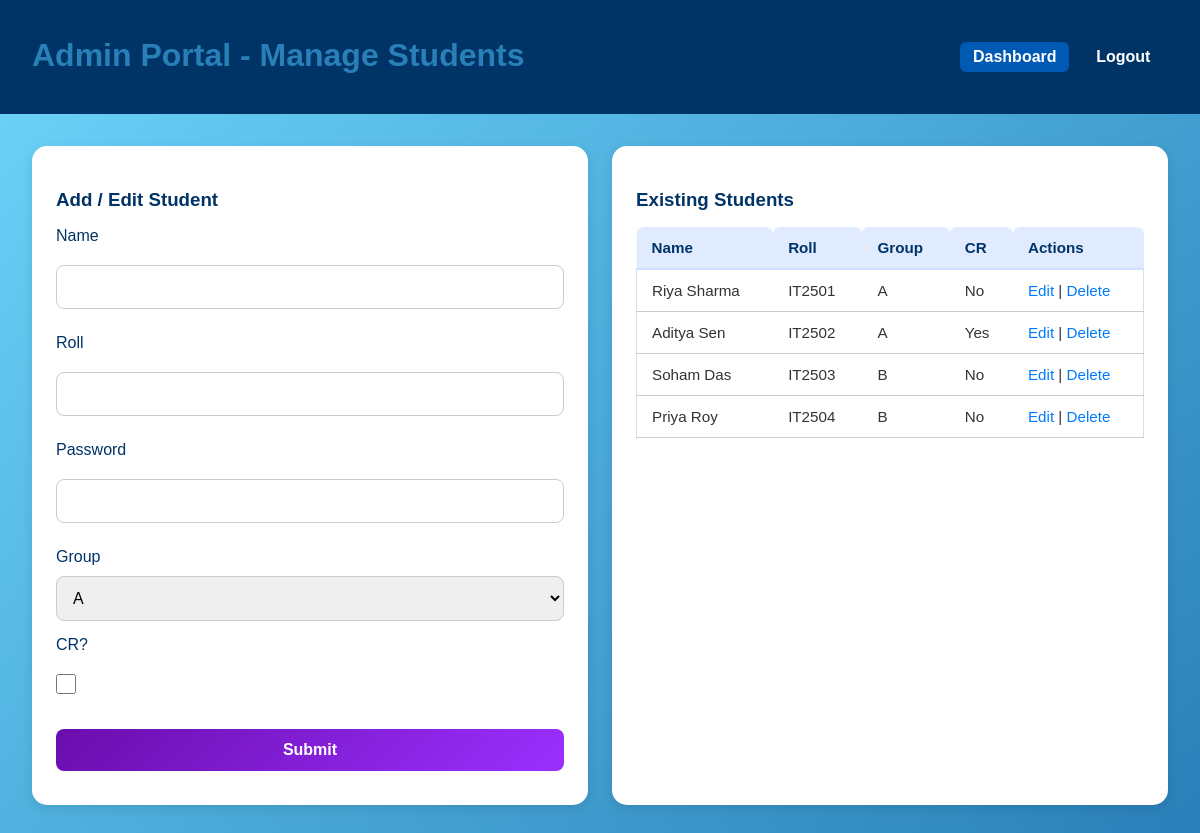
Page /admin/manage_students on the committed database.
### models.py (models this page shows, shortened)
class Student(db.Model):
    id = db.Column(db.Integer, primary_key=True)
    roll = db.Column(db.String(20), unique=True, nullable=False)
    name = db.Column(db.String(100), nullable=False)
    password_hash = db.Column(db.String(128))
    group = db.Column(db.String(10))
    is_cr = db.Column(db.Boolean, default=False)
    attendance_records = db.relationship('AttendanceRecord', back_populates='student', cascade='all, delete-orphan')
    submissions = db.relationship('AssignmentSubmission', back_populates='student', cascade='all, delete-orphan')

### app.py (the view, shortened to what this page needs)
@app.route('/admin/manage_students', methods=['GET', 'POST'])
def manage_students():
    form = StudentForm()
    students = Student.query.all()
    return render_template('manage_students.html', form=form, students=students)

### forms.py
class StudentForm(FlaskForm):
    name = StringField('Name', validators=[DataRequired(), Length(max=50)])
    roll = StringField('Roll', validators=[DataRequired(), Length(max=20)])
    password = PasswordField('Password')  # optional for editing
    group = SelectField('Group', choices=[('A', 'A'), ('B', 'B')], validators=[DataRequired()])
    is_cr = BooleanField('CR?')
    submit = SubmitField('Submit')

### templates/manage_students.html (shortened to what this page needs)
<!DOCTYPE html>
<html lang="en">
<head>
    <link rel="stylesheet" href="{{ url_for('static', filename='css/style.css') }}">
</head>
<body class="admin-login">
<header class="navbar">
    <h1>Admin Portal - Manage Students</h1>
    <nav>
        <a href="{{ url_for('dashboard_admin') }}" class="active">Dashboard</a>
        <a href="{{ url_for('logout') }}">Logout</a>
    </nav>
</header>
<main class="dashboard-container">
    <div class="dashboard-card">
        <h3>Add / Edit Student</h3>
        <form method="POST">
            <div class="input-group">
                <label>{{ form.name.label }}</label>
                {{ form.name(class_='input-field') }}
            </div>
            <div class="input-group">
                <label>{{ form.roll.label }}</label>
                {{ form.roll(class_='input-field') }}
            </div>
            <div class="input-group">
                <label>{{ form.password.label }}</label>
                {{ form.password(class_='input-field') }}
            </div>
            <div class="input-group">
                <label>{{ form.group.label }}</label>
                {{ form.group(class_='input-field') }}
            </div>
            <div class="input-group">
                <label>{{ form.is_cr.label }}</label>
                {{ form.is_cr() }}
            </div>
            <button type="submit" class="login-btn">Submit</button>
        </form>
    </div>
    <div class="dashboard-card">
        <h3>Existing Students</h3>
        <table style="width:100%; border-collapse: collapse;">
            <thead>
                <tr style="background-color:#f0f6ff;">
                    <th>Name</th>
                    <th>Roll</th>
                    <th>Group</th>
                    <th>CR</th>
                    <th>Actions</th>
                </tr>
            </thead>
            <tbody>
                {% for student in students %}
                <tr style="border-bottom:1px solid #ccc;">
                    <td>{{ student.name }}</td>
                    <td>{{ student.roll }}</td>
                    <td>{{ student.group }}</td>
                    <td>{{ "Yes" if student.is_cr else "No" }}</td>
                    <td>
                        <a href="{{ url_for('edit_student', student_id=student.id) }}">Edit</a> |
                        <a href="{{ url_for('delete_student', student_id=student.id) }}" onclick="return confirm('Are you sure?');">Delete</a>
                    </td>
                </tr>
                {% endfor %}
            </tbody>
        </table>
    </div>
</main>
</body>
</html>

### static/css/style.css (style rules this page uses)
body { font-family: "Poppins", sans-serif; margin: 0; background: linear-gradient(135deg, #6dd5fa, #2980b9); color: #333; }
a { color: #0047b3; text-decoration: none; font-weight: 600; }
h1, h2 { text-align: center; color: #2980b9; margin-bottom: 1.5rem; }
form { display: flex; flex-direction: column; }
input, button { margin: 10px 0; padding: 12px; border-radius: 8px; border: 1px solid #ccc; font-size: 1rem; }
button, .login-btn { background: linear-gradient(135deg, #6a0dad, #9b30ff) !important; color: #fff !important; border: none; font-weight: 600; cursor: pointer; transition: all 0.3s ease; }
.navbar { background-color: #003366; color: white; padding: 1rem 2rem; display: flex; justify-content: space-between; align-items: center; flex-wrap: wrap; }
.navbar a { color: #ffffff !important; margin: 0.3rem; padding: 0.4rem 0.8rem; border-radius: 6px; transition: background-color 0.3s ease, color 0.3s ease; }
.navbar a.active { background-color: #0059b3; }
.dashboard-container { display: grid; grid-template-columns: repeat(auto-fit, minmax(250px, 1fr)); gap: 1.5rem; padding: 2rem; }
.dashboard-card { background: #ffffff; border-radius: 15px; padding: 1.5rem; box-shadow: 0 4px 12px rgba(0,0,0,0.1); transition: transform 0.2s ease, box-shadow 0.3s ease; }
.dashboard-card h3 { color: #003366; margin-bottom: 1rem; }
.dashboard-card table { width: 100%; border-collapse: separate; border-spacing: 0 8px; background-color: #f9fbff; font-size: 0.95rem; }
.dashboard-card th, .dashboard-card td { padding: 12px 15px; text-align: left; }
.dashboard-card th { background-color: #e0ebff; color: #003366; font-weight: 600; border-bottom: 2px solid #cce0ff; border-radius: 8px 8px 0 0; }
.dashboard-card tbody tr { background-color: #ffffff; border: 1px solid #d6e0f0; border-radius: 8px; transition: background-color 0.2s ease; }
.dashboard-card td a { color: #007bff; font-weight: 500; text-decoration: none; }
.input-group { display: flex; flex-direction: column; margin-bottom: 15px; }
.input-group label { margin-bottom: 5px; font-weight: 500; color: #003366; }
.input-field, select { padding: 12px; font-size: 1rem; border-radius: 8px; border: 1px solid #ccc; width: 100%; box-sizing: border-box; transition: border-color 0.3s ease, box-shadow 0.3s ease; }
.input-group input[type="checkbox"] { width: 20px; height: 20px; cursor: pointer; margin-right: 10px; vertical-align: middle; }
.input-group label { display: flex; align-items: center; font-weight: 500; color: #003366; gap: 8px; }

### rows in the picture
Student: name "Riya Sharma", roll "IT2501", group "A", is_cr "No"
Student: name "Aditya Sen", roll "IT2502", group "A", is_cr "Yes"
Student: name "Soham Das", roll "IT2503", group "B", is_cr "No"
Student: name "Priya Roy", roll "IT2504", group "B", is_cr "No"
